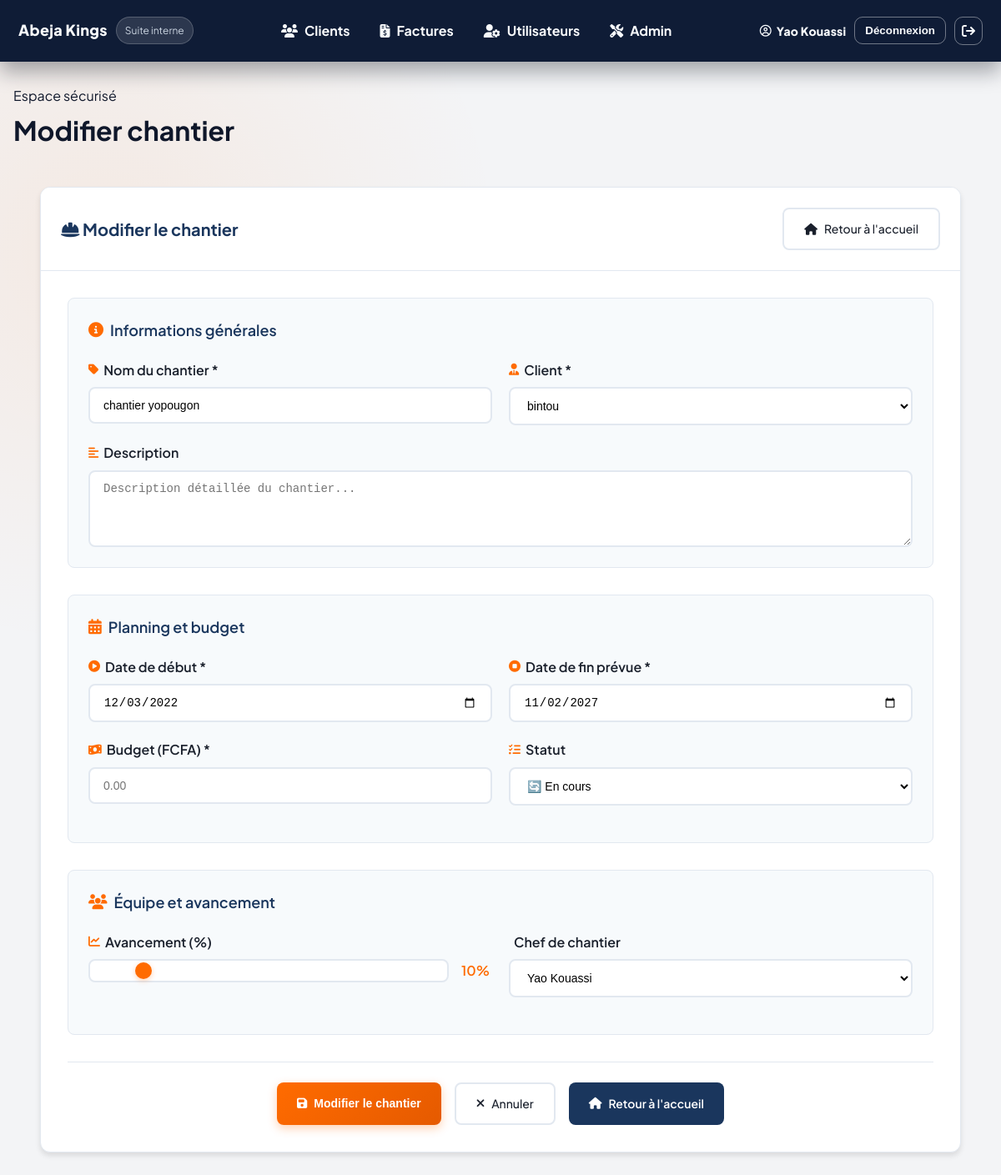
The page /chantiers/2/edit/ (signed in) on the database its author committed.
### core/models.py (models this page shows, shortened)
class Chantier(models.Model):
    STATUT_CHOICES = [
        ('planifie', 'Planifié'),
        ('en_cours', 'En Cours'),
        ('termine', 'Terminé'),
        ('annule', 'Annulé'),
    ]
    nom = models.CharField(max_length=200)
    client = models.ForeignKey('Client', on_delete=models.CASCADE, related_name='chantiers')
    description = models.TextField(blank=True)
    date_debut = models.DateField()
    date_fin_prevue = models.DateField()
    date_fin_reelle = models.DateField(null=True, blank=True)
    budget = models.DecimalField(max_digits=12, decimal_places=2)
    statut = models.CharField(max_length=20, choices=STATUT_CHOICES, default='planifie')
    avancement = models.IntegerField(default=0, help_text="Pourcentage d'avancement (0-100)")
    chef_chantier = models.ForeignKey(User, on_delete=models.SET_NULL, null=True, blank=True, related_name='chantiers_diriges')
    created_at = models.DateTimeField(auto_now_add=True)
    updated_at = models.DateTimeField(auto_now=True)
    class Meta:
        verbose_name = "Chantier"
        verbose_name_plural = "Chantiers"

class Client(models.Model):
    nom = models.CharField(max_length=200)
    contact = models.CharField(max_length=200, blank=True)
    telephone = models.CharField(max_length=50, blank=True)
    email = models.EmailField(blank=True)
    adresse = models.CharField(max_length=300, blank=True)
    created_at = models.DateTimeField(auto_now_add=True)
    class Meta:
        verbose_name = "Client"
        verbose_name_plural = "Clients"

### core/views.py (the view, shortened to what this page needs)
# urls.py: path('chantiers/<int:pk>/edit/', views.ChantierUpdateView.as_view(), name='chantier_update'),
@method_decorator(login_required, name='dispatch')
class ChantierUpdateView(View):
    def get(self, request, pk):
        chantier = get_object_or_404(Chantier, pk=pk)
        clients = Client.objects.all().order_by('nom')
        chefs_chantier = User.objects.filter(userprofile__role='chef').order_by('last_name')
        return render(request, 'core/chantier_form.html', {
            'chantier': chantier,
            'clients': clients,
            'chefs_chantier': chefs_chantier
        })

### core/templates/core/chantier_form.html (shortened to what this page needs)
{% extends 'core/base.html' %}
{% block title %}{% if chantier %}Modifier{% else %}Nouveau{% endif %} chantier{% endblock %}
{% block content %}
<div class="content-area">
    <div class="content-section">
        <div class="section-header">
            <h3>
                <i class="fas fa-hard-hat"></i>
                {% if chantier %}Modifier le chantier{% else %}Nouveau chantier{% endif %}
            </h3>
            <div class="section-actions">
                <a href="{% url 'core:dashboard' %}" class="btn btn-outline">
                    <i class="fas fa-home"></i> Retour à l'accueil
                </a>
            </div>
        </div>
        <form method="post" class="form-container">
            <div class="form-grid">
                <div class="form-section">
                    <h4 class="form-section-title">
                        <i class="fas fa-info-circle"></i>
                        Informations générales
                    </h4>
                    <div class="form-row">
                        <div class="form-group">
                            <label for="nom">
                                <i class="fas fa-tag"></i>
                                Nom du chantier *
                            </label>
                            <input type="text" id="nom" name="nom" value="{{ chantier.nom|default:'' }}" required
                                   placeholder="Ex: Construction Villa Cocody">
                        </div>
                        <div class="form-group">
                            <label for="client">
                                <i class="fas fa-user-tie"></i>
                                Client *
                            </label>
                            <select id="client" name="client" required>
                                {% for client in clients %}
                                    <option value="{{ client.id }}" {% if chantier and chantier.client.id == client.id %}selected{% endif %}>
                                        {{ client.nom }}
                                    </option>
                                {% endfor %}
                            </select>
                        </div>
                    </div>
                    <div class="form-group">
                        <label for="description">
                            <i class="fas fa-align-left"></i>
                            Description
                        </label>
                        <textarea id="description" name="description" rows="4"
                                  placeholder="Description détaillée du chantier...">{{ chantier.description|default:'' }}</textarea>
                    </div>
                </div>
                <div class="form-section">
                    <h4 class="form-section-title">
                        <i class="fas fa-calendar-alt"></i>
                        Planning et budget
                    </h4>
                    <div class="form-row">
                        <div class="form-group">
                            <label for="date_debut">
                                <i class="fas fa-play-circle"></i>
                                Date de début *
                            </label>
                            <input type="date" id="date_debut" name="date_debut"
                                   value="{{ chantier.date_debut|date:'Y-m-d'|default:'' }}" required>
                        </div>
                        <div class="form-group">
                            <label for="date_fin_prevue">
                                <i class="fas fa-stop-circle"></i>
                                Date de fin prévue *
                            </label>
                            <input type="date" id="date_fin_prevue" name="date_fin_prevue"
                                   value="{{ chantier.date_fin_prevue|date:'Y-m-d'|default:'' }}" required>
                        </div>
                    </div>
                    <div class="form-row">
                        <div class="form-group">
                            <label for="budget">
                                <i class="fas fa-money-bill-wave"></i>
                                Budget (FCFA) *
                            </label>
                            <input type="number" id="budget" name="budget" step="0.01"
                                   value="{{ chantier.budget|default:'' }}" required
                                   placeholder="0.00">
                        </div>
                        <div class="form-group">
                            <label for="statut">
                                <i class="fas fa-tasks"></i>
                                Statut
                            </label>
                            <select id="statut" name="statut">
                                <option value="en_cours" {% if chantier and chantier.statut == 'en_cours' %}selected{% endif %}>🔄 En cours</option>
                            </select>
                        </div>
                    </div>
                </div>
                <div class="form-section">
                    <h4 class="form-section-title">
                        <i class="fas fa-users"></i>
                        Équipe et avancement
                    </h4>
                    <div class="form-row">
                        <div class="form-group">
                            <label for="avancement">
                                <i class="fas fa-chart-line"></i>
                                Avancement (%)
                            </label>
                            <div class="progress-input-container">
                                <input type="range" id="avancement" name="avancement" min="0" max="100"
                                       value="{{ chantier.avancement|default:0 }}" class="progress-slider">
                                <span class="progress-value">{{ chantier.avancement|default:0 }}%</span>
                            </div>
                        </div>
                        <div class="form-group">
                            <label for="chef_chantier">
                                Chef de chantier
                            </label>
                            <select id="chef_chantier" name="chef_chantier">
                                {% for user in chefs_chantier %}
                                    <option value="{{ user.id }}" {% if chantier and chantier.chef_chantier and chantier.chef_chantier.id == user.id %}selected{% endif %}>
                                        {{ user.get_full_name }}
                                    </option>
                                {% endfor %}
                            </select>
                        </div>
                    </div>
                </div>
            </div>
            <div class="form-actions">
                <button type="submit" class="btn btn-primary">
                    <i class="fas fa-save"></i>
                    {% if chantier %}Modifier{% else %}Créer{% endif %} le chantier
                </button>
                <a href="{% url 'core:chantiers' %}" class="btn btn-outline">
                    <i class="fas fa-times"></i>
                    Annuler
                </a>
                <a href="{% url 'core:dashboard' %}" class="btn btn-secondary">
                    <i class="fas fa-home"></i>
                    Retour à l'accueil
                </a>
            </div>
        </form>
    </div>
</div>
{% endblock %}

### core/templates/core/base.html (shortened to what this page needs)
{% load static %}
<!doctype html>
<html lang="fr">
<head>
  <link rel="stylesheet" href="https://cdnjs.cloudflare.com/ajax/libs/font-awesome/6.5.2/css/all.min.css">
  <link rel="stylesheet" href="{% static 'css/style.css' %}">
</head>
<body class="ui-shell">
<header class="topbar">
  <div class="brand">
    <a href="{% url 'core:dashboard' %}" class="brand-mark">Abeja Kings</a>
    <span class="pill live-pill">Suite interne</span>
  </div>
  {% if request.user.is_authenticated %}
  <nav class="topnav">
    <a href="{% url 'core:clients' %}"><i class="fa-solid fa-users"></i><span>Clients</span></a>
    <a href="{% url 'core:factures' %}"><i class="fa-solid fa-file-invoice-dollar"></i><span>Factures</span></a>
    <a href="{% url 'core:users' %}"><i class="fa-solid fa-user-gear"></i><span>Utilisateurs</span></a>
    <a href="{% url 'admin:index' %}"><i class="fa-solid fa-screwdriver-wrench"></i><span>Admin</span></a>
  </nav>
  {% endif %}
  <div class="user-actions">
    {% if request.user.is_authenticated %}
      <span class="user-name"><i class="fa-regular fa-circle-user"></i> {{ request.user.get_full_name|default:request.user.username }}</span>
      <form id="logout-form" method="post" action="{% url 'logout' %}" class="logout-form">
        <button type="submit" class="ghost-btn">Déconnexion</button>
      </form>
      <a href="#" id="logout-link" class="ghost-link" aria-label="Se déconnecter"><i class="fa-solid fa-arrow-right-from-bracket"></i></a>
    {% else %}
      <a href="{% url 'login' %}" class="ghost-btn">Se connecter</a>
    {% endif %}
  </div>
</header>
<main class="page">
  <div class="page-header">
    <div>
      <p class="eyebrow">Espace sécurisé</p>
      <h1>{% block title %}{% endblock %}</h1>
    </div>
  </div>
  {% block content %}{% endblock %}
</main>
</body>
</html>

### static/css/style.css (style rules this page uses)
:root { --primary: #FF6B00; --primary-dark: #E55A00; --primary-light: #FF8C33; --secondary: #1A365D; --secondary-light: #2D4B8C; --accent: #2D3748; --light: #FFFFFF; --dark: #1A202C; --gray: #718096; --gray-light: #E2E8F0; --gray-lighter: #F7FAFC; --success: #38A169; --warning: #D69E2E; --danger: #E53E3E; --info: #3182CE; --shadow: 0 1px 3px rgba(0, 0, 0, 0.1); --shadow-md: 0 4px 6px rgba(0, 0, 0, 0.1); --shadow-lg: 0 10px 15px rgba(0, 0, 0, 0.1); --radius: 8px; --radius-lg: 12px; }
* { margin: 0; padding: 0; box-sizing: border-box; }
body { font-family: 'Inter', sans-serif; background: var(--gray-lighter); color: var(--dark); line-height: 1.6; min-height: 100vh; }
.user-name { display: block; font-weight: 600; font-size: 14px; color: var(--dark); }
.content-area { padding: 32px; flex: 1; }
.content-section { background: var(--light); border-radius: var(--radius-lg); box-shadow: var(--shadow-md); margin-bottom: 0; overflow: hidden; border: 1px solid var(--gray-light); }
.section-header { padding: 24px; border-bottom: 1px solid var(--gray-light); display: flex; justify-content: space-between; align-items: center; background: var(--light); }
.section-header h3 { font-size: 20px; font-weight: 700; color: var(--secondary); margin: 0; }
.section-actions { display: flex; gap: 12px; }
.btn { padding: 12px 24px; border: none; border-radius: var(--radius); font-weight: 600; cursor: pointer; transition: all 0.3s ease; display: inline-flex; align-items: center; gap: 8px; font-size: 14px; text-decoration: none; }
.btn-primary { background: linear-gradient(135deg, var(--primary), var(--primary-dark)); color: white; box-shadow: 0 4px 12px rgba(255, 107, 0, 0.3); border: none; }
.btn-secondary { background: var(--secondary); color: white; border: none; }
.btn-outline { background: transparent; border: 2px solid var(--gray-light); color: var(--dark); font-weight: 500; }
.form-actions { display: flex; gap: 12px; justify-content: flex-end; margin-top: 24px; padding-top: 20px; border-top: 1px solid var(--gray-light); }
.form-row { display: flex; gap: 16px; margin-bottom: 16px; }
.form-row .form-group { flex: 1; }

### core/templates/core/base.html (style rules this page uses)
body { font-family: 'Plus Jakarta Sans', 'Inter', system-ui, -apple-system, sans-serif; background: #0f172a0d; color: #0f172a; }
.ui-shell { margin: 0; min-height: 100vh; background: radial-gradient(circle at 10% 20%, rgba(255,107,0,0.08), transparent 30%), #f3f4f6; }
.topbar { position: sticky; top: 0; z-index: 20; display: flex; align-items: center; justify-content: space-between; gap: 12px; padding: 14px 22px; background: #0f1c36 !important; color: #f8fafc !important; box-shadow: 0 12px 24px rgba(12,18,30,0.35); }
.brand { display: flex; align-items: center; gap: 10px; }
.brand-mark { color: #f8fafc; font-weight: 800; letter-spacing: .3px; text-decoration: none; font-size: 18px; }
.pill { display: inline-flex; align-items: center; gap: 6px; padding: 6px 10px; border-radius: 999px; font-size: 12px; }
.live-pill { background: rgba(255,255,255,0.12); color: #cbd5e1; border: 1px solid rgba(255,255,255,0.2); }
.topnav { display: flex; gap: 12px; flex-wrap: wrap; }
.topnav a, .topnav a:visited { color: #f8fafc !important; text-decoration: none; padding: 10px 12px; border-radius: 10px; display: inline-flex; gap: 8px; align-items: center; transition: background .2s ease, color .2s ease; font-weight: 700; }
.user-actions { display: inline-flex; align-items: center; gap: 10px; }
.user-name { color: #f8fafc; display: inline-flex; align-items: center; gap: 6px; font-weight: 800; letter-spacing: .2px; }
.ghost-btn, .ghost-link { background: transparent; color: #f8fafc !important; border: 1px solid rgba(255,255,255,0.4); padding: 8px 12px; border-radius: 10px; text-decoration: none; cursor: pointer; display: inline-flex; align-items: center; gap: 6px; font-weight: 800; }
.ghost-link { padding: 8px; }
.logout-form button { background: transparent; color: #f8fafc !important; border: 1px solid rgba(255,255,255,0.4); font-weight: 800; }
.page { max-width: 1200px; margin: 28px auto; padding: 0 16px 40px; }
.page-header { display: flex; align-items: flex-end; justify-content: space-between; margin-bottom: 10px; }
.page-header h1 { margin: 4px 0 0; }

### rows shown on the page
Chantier: nom "chantier yopougon", client "bintou", date_debut "12/03/2022", date_fin_prevue "11/02/2027", statut "🔄 En cours", avancement "10", chef_chantier "Yao Kouassi"

### other values the page prints
{{ request.user.get_full_name|default:request.user.username }} "Yao Kouassi"
